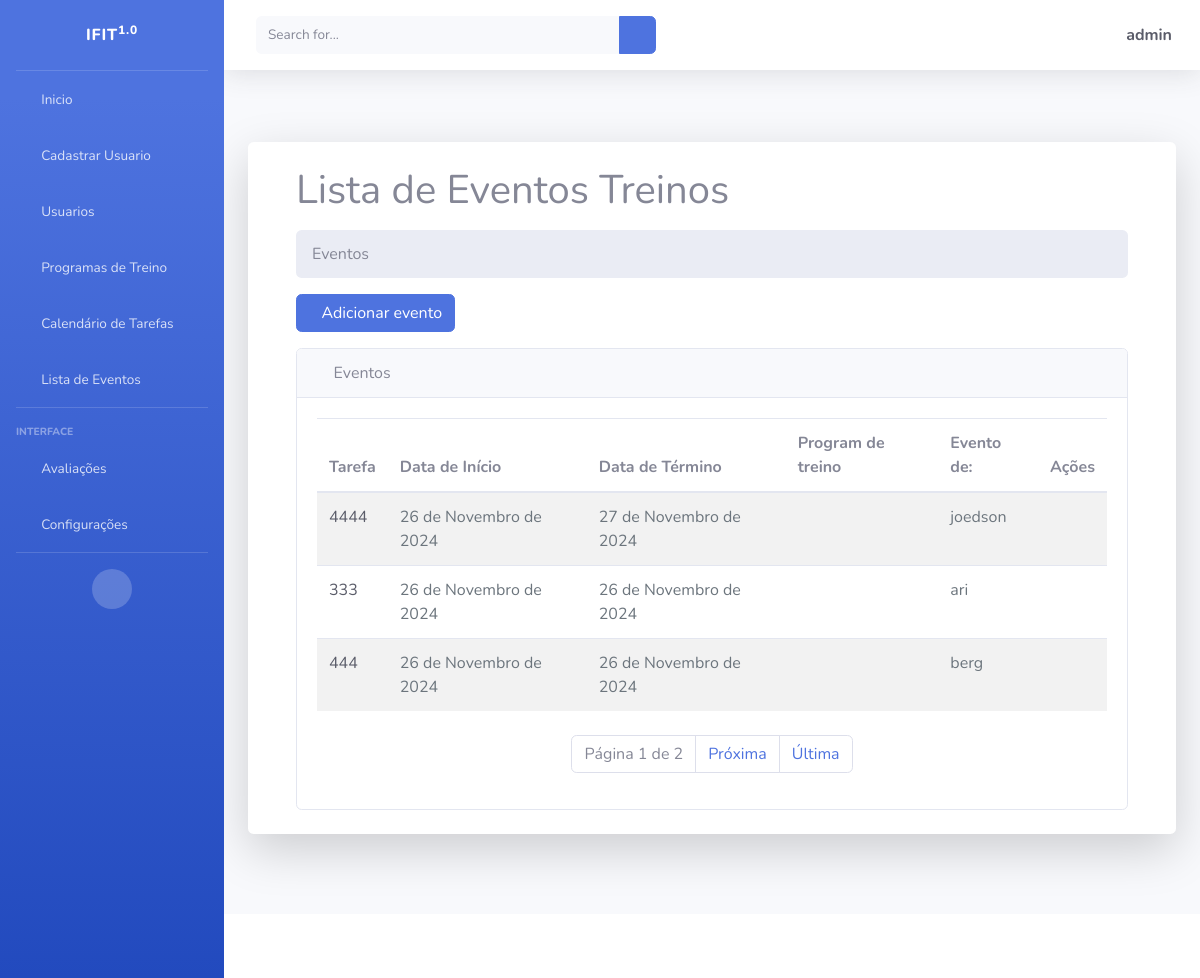
The app's page /list/ (signed in) with its own data.
### tasks/models.py (models this page shows, shortened)
class Task(models.Model):
    id = models.BigAutoField(primary_key=True)
    title = models.CharField(max_length=255)
    description = models.TextField()
    start_date = models.DateField()
    end_date = models.DateField()
    total_subs = models.PositiveIntegerField(default=0)
    subs = models.PositiveIntegerField(default=0)
    start_time = models.TimeField()
    end_time = models.TimeField()
    usuario = models.ForeignKey(User, on_delete=models.CASCADE)
    programa_treino = models.ForeignKey(TrainingExercicio, on_delete=models.PROTECT)
    created_at = models.DateTimeField(auto_now_add=True)
    updated_at = models.DateTimeField(auto_now=True)

### tasks/views.py (the view)
# urls.py: path('list/', TaskListView.as_view(), name='task-list'),
class TaskListView(GroupRequiredMixin, LoginRequiredMixin, ListView):
    group_required = u"Administrador"
    login_url = reverse_lazy('login')
    model = Task
    template_name = 'tasks/list.html'
    context_object_name = 'tasks'
    ordering = '-created_at'
    paginate_by = 3
    def get_queryset(self):
        if self.request.user.is_staff:
            return Task.objects.all()
        else:
            return Task.objects.filter(usuario=self.request.user)

### tasks/templates/tasks/list.html (shortened to what this page needs)
{% extends 'paginas/index.html' %}
{% block conteudo %}
<div class="container-fluid">
    <h1 class="mb-3">Lista de Eventos Treinos</h1>
    <ol class="breadcrumb mb-3">
        <li class="breadcrumb-item active">Eventos</li>
    </ol>
    <div class="row mb-3">
        <div class="col-12 col-sm-auto">
            <a id="add-link" href="{% url 'new-task' %}" class="btn btn-primary d-flex align-items-center">
                <i class="fas fa-plus me-2"></i> Adicionar evento
            </a>
        </div>
    </div>
    <div class="card">
        <div class="card-header">
            <i class="fas fa-table me-1"></i>
            Eventos
        </div>
        <div class="card-body">
            <div class="table-responsive">
                <table id="datatablesSimple" class="table table-striped table-hover">
                    <thead class="table">
                        <tr>
                            <th>Tarefa</th>
                            <th>Data de Início</th>
                            <th>Data de Término</th>
                            <th>Program de treino</th>
                            <th>Evento de:</th>
                            <th>Ações</th>
                        </tr>
                    </thead>
                    <tbody>
                        {% for task in tasks %}
                        <tr class="task-item">
                            <td>
                                <a href="/task/{{ task.id }}" class="text-decoration-none text-dark">{{ task.title }}</a>
                            </td>
                            <td style="color: #6c757d;" class="fs-6">{{ task.start_date }}</td>
                            <td style="color: #6c757d;" class="fs-6">{{ task.end_date }}</td>
                            <td style="color: #6c757d;" class="fs-6">{{ task.training_exercicio.training_exercicio }}</td>
                            <td style="color: #6c757d;" class="fs-6">{{ task.usuario.username }}</td>
                            <td>
                                <a href="{% url 'delete-task' task.id %}" class="text-danger me-2"><i class="fas fa-trash"></i></a>
                                <a href="{% url 'edit-task' task.id %}" class="text-warning"><i class="fas fa-edit"></i></a>
                            </td>
                        </tr>
                        {% endfor %}
                    </tbody>
                </table>
                <div class="d-flex justify-content-center mt-4">
                    <nav aria-label="Paginação">
                        <ul class="pagination">
                            <li class="page-item disabled">
                                <span class="page-link">Página {{ page_obj.number }} de {{ page_obj.paginator.num_pages }}</span>
                            </li>
                            {% if page_obj.has_next %}
                            <li class="page-item">
                                <a class="page-link" href="?page={{ page_obj.next_page_number }}">Próxima</a>
                            </li>
                            <li class="page-item">
                                <a class="page-link" href="?page={{ page_obj.paginator.num_pages }}">Última</a>
                            </li>
                            {% endif %}
                        </ul>
                    </nav>
                </div>
            </div>
        </div>
    </div>
</div>
{% endblock %}

### paginas/templates/paginas/index.html (shortened to what this page needs)
{% load static %}
<!DOCTYPE html>
<html lang="pt-br">
<head>
    <link href={% static "fontawesome-free/css/all.min.css" %} rel="stylesheet" type="text/css">
    <link href={% static "css/sb-admin-2.min.css" %} rel="stylesheet" type="text/css">
    <link href={% static "css/sb-admin-2.min.css" %} rel="stylesheet">
</head>
<body id="page-top">
    <div id="wrapper">
        <ul class="navbar-nav bg-gradient-primary sidebar sidebar-dark accordion" id="accordionSidebar">
            <a class="sidebar-brand d-flex align-items-center justify-content-center" href="index.html">
                <div class="sidebar-brand-text mx-3">IFIT<sup>1.0</sup></div>
            </a>
            <hr class="sidebar-divider my-0">
            <li class="nav-item {% if request.path == '/' or request.path == '/inicio/' %}active{% endif %}">
                <a class="nav-link" href="{% url 'inicio' %}">
                    <i class="fas fa-fw fa-home"></i>
                    <span>Inicio</span>
                </a>
            </li>
            <li class="nav-item {% if request.path == '/registrar/' %}active{% endif %}">
                {% if user.is_staff %}
                    <a class="nav-link" href="{% url 'registrar' %}">
                        <i class="fas fa-fw fa-plus"></i>
                        <span>Cadastrar Usuario</span>
                    </a>
                {% endif %}
            </li>
            <li class="nav-item {% if request.path == '/listar-usersauth/' %}active{% endif %}">
                {% if user.is_staff %}
                    <a class="nav-link" href="{% url 'listar-usersauth' %}">
                        <i class="fas fa-fw fa-user"></i>
                        <span>Usuarios</span>
                    </a>
                {% endif %}
            </li>
            <li class="nav-item {% if request.path == '/listar-training-exercicios/' %}active{% endif %}">
                <a class="nav-link" href="{% url 'listar-training-exercicios' %}">
                    <i class="fas fa-fw fa-dumbbell"></i>
                    <span>Programas de Treino</span>
                </a>
            </li>
            <li class="nav-item {% if request.path == '/calendar/' %}active{% endif %}">
                <a class="nav-link" href="{% url 'calendar' %}">
                    <i class="fas fa-fw fa-calendar"></i>
                    <span>Calendário de Tarefas</span>
                </a>
            </li>
            <li class="nav-item {% if request.path == '/task-list/' %}active{% endif %}">
                <a class="nav-link" href="{% url 'task-list' %}">
                    <i class="fas fa-fw fa-clipboard"></i>
                    <span>Lista de Eventos</span>
                </a>
            </li>
            <hr class="sidebar-divider">
            <div class="sidebar-heading">
                Interface
            </div>
            <li class="nav-item {% if request.path == '/avaliacoes/' or request.path == '/listar-avaliacoes/' %}active{% endif %}">
                <a class="nav-link collapsed" href="#" data-toggle="collapse" data-target="#collapseTwo"
                    aria-expanded="true" aria-controls="collapseTwo">
                    <i class="fas fa-fw fa-heartbeat"></i>
                    <span>Avaliações</span>
                </a>
            </li>
            <li class="nav-item {% if request.path == '/atualizar-dados/' %}active{% endif %}">
                <a class="nav-link collapsed" href="#" data-toggle="collapse" data-target="#collapseUtilities"
                    aria-expanded="true" aria-controls="collapseUtilities">
                    <i class="fas fa-fw fa-wrench"></i>
                    <span>Configurações</span>
                </a>
            </li>
            <hr class="sidebar-divider d-none d-md-block">
            <div class="text-center d-none d-md-inline">
                <button class="rounded-circle border-0" id="sidebarToggle"></button>
            </div>
        </ul>
        <div id="content-wrapper" class="d-flex flex-column">
            <div id="content">
                <nav class="navbar navbar-expand navbar-light bg-white topbar mb-4 static-top shadow">
                    <form
                        class="d-none d-sm-inline-block form-inline mr-auto ml-md-3 my-2 my-md-0 mw-100 navbar-search">
                        <div class="input-group">
                            <input type="text" class="form-control bg-light border-0 small" placeholder="Search for..."
                                aria-label="Search" aria-describedby="basic-addon2">
                            <div class="input-group-append">
                                <button class="btn btn-primary" type="button">
                                    <i class="fas fa-search fa-sm"></i>
                                </button>
                            </div>
                        </div>
                    </form>
                    <ul class="navbar-nav ml-auto">
                        <li class="nav-item dropdown no-arrow">
                            {% if request.user.is_authenticated %}
                            <a class="nav-link dropdown-toggle" href="#" id="userDropdown" role="button"
                                data-toggle="dropdown" aria-haspopup="true" aria-expanded="false">
                                <span class="fas fa-user-circle fa-lg fa-fw mr-2 text-dark"></span>
                                <span class="font-weight-bold text-dark">{{ request.user }}</span>
                            </a>
                            {% endif %}
                        </li>
                    </ul>
                </nav>
                <div class="container-fluid py-5">
                    <div class="jumbotron bg-white shadow-lg p-4 rounded">
                        {% block conteudo %}{% endblock %}
                    </div>
                </div>
            </div>
            <footer class="sticky-footer bg-white">
            </footer>
        </div>
    </div>
</body>
</html>

### records on screen
Task: title "4444", start_date "26 de Novembro de 2024", end_date "27 de Novembro de 2024", usuario.username "joedson"
Task: title "333", start_date "26 de Novembro de 2024", end_date "26 de Novembro de 2024", usuario.username "ari"
Task: title "444", start_date "26 de Novembro de 2024", end_date "26 de Novembro de 2024", usuario.username "berg"

### other values on screen
{{ request.user }} "admin"
{{ page_obj.number }} "1"
{{ page_obj.paginator.num_pages }} "2"
